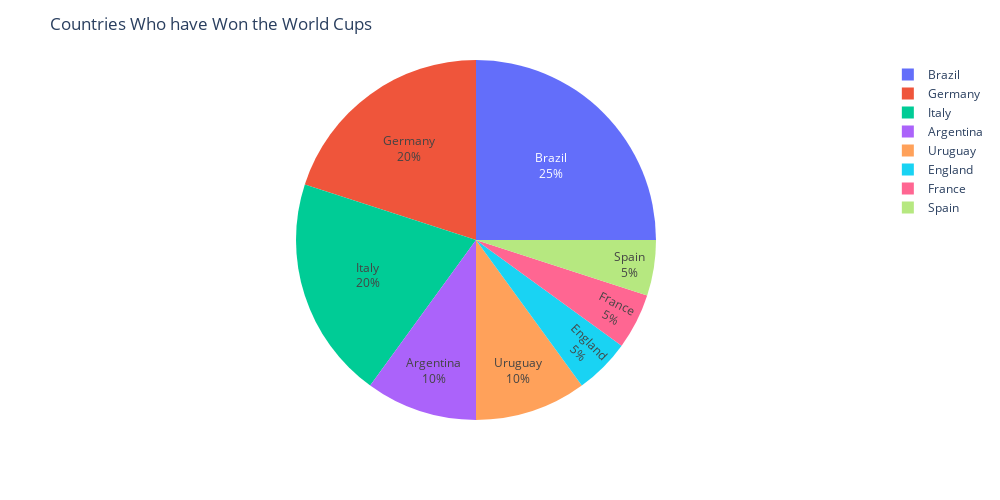

The notebook cell saved with this chart:
### Code cell
#The following pie chart shows the countries who have won the World Cup over the years
fig=px.pie(values=data_Winners["Champions"],names=data_Winners["Winner"],height=500,width=1000)
fig.update_traces(textinfo="label+percent",textposition="inside")
fig.update_layout(title="Countries Who have Won the World Cups")
fig.show()

### Figure 1 — Plotly figure (JSON) as saved in the notebook; plotly's stock layout.template omitted (floating-point values rounded to 4 significant figures)
{"data": [{"domain": {"x": [0, 1], "y": [0, 1]}, "hovertemplate": "label=%{label}<br>value=%{value}<extra></extra>", "labels": ["Argentina", "Brazil", "England", "France", "Germany", "Italy", "Spain", "Uruguay"], "legendgroup": "", "name": "", "showlegend": true, "textinfo": "label+percent", "textposition": "inside", "type": "pie", "values": [2, 5, 1, 1, 4, 4, 1, 2]}], "layout": {"height": 500, "legend": {"tracegroupgap": 0}, "margin": {"t": 60}, "title": {"text": "Countries Who have Won the World Cups"}, "width": 1000}}
